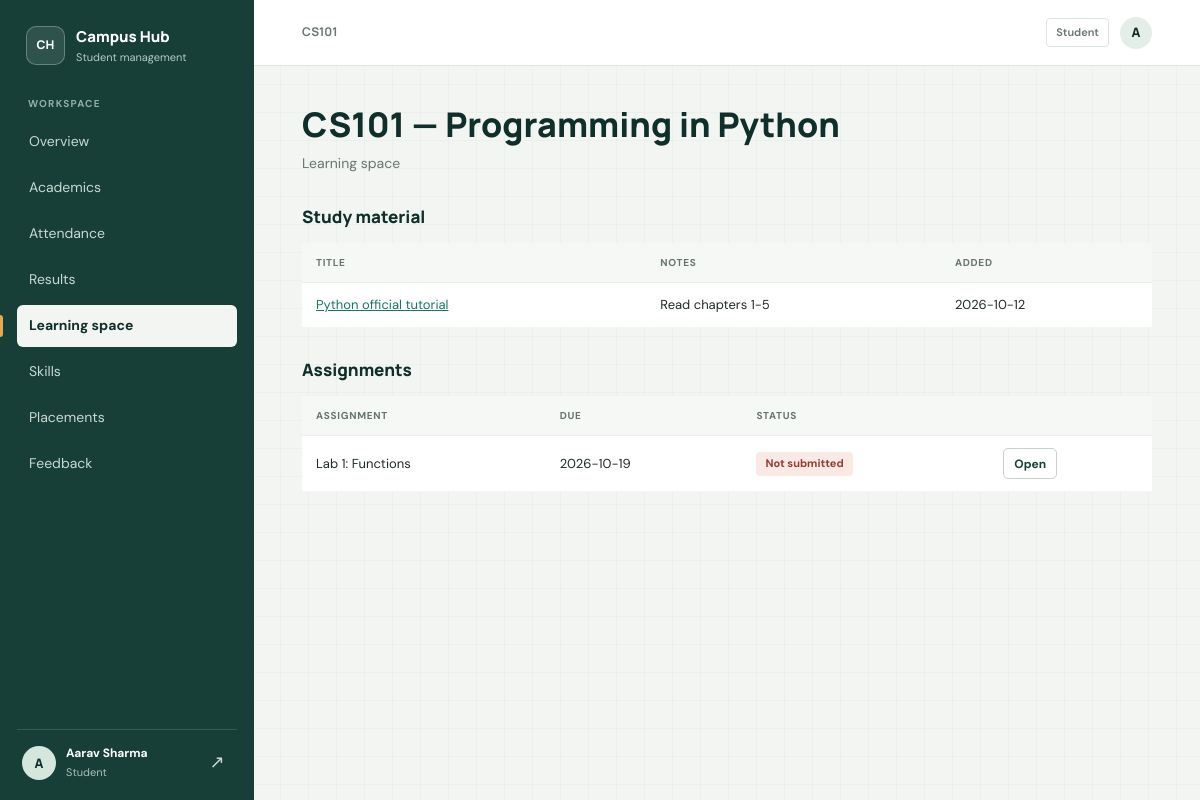
Page /lms/1 (signed in) on the committed database.
### tables this page shows
CREATE TABLE users (
    id INTEGER PRIMARY KEY AUTOINCREMENT,
    name TEXT NOT NULL,
    email TEXT NOT NULL UNIQUE,
    password_hash TEXT NOT NULL,
    role TEXT NOT NULL CHECK (role IN ('admin','faculty','student')),
    roll_no TEXT,
    department TEXT
, session_version INTEGER NOT NULL DEFAULT 0);

CREATE TABLE courses (
    id INTEGER PRIMARY KEY AUTOINCREMENT,
    code TEXT NOT NULL UNIQUE,
    title TEXT NOT NULL,
    credits INTEGER NOT NULL DEFAULT 3,
    semester INTEGER NOT NULL DEFAULT 1,
    faculty_id INTEGER REFERENCES users(id) ON DELETE SET NULL
);

CREATE TABLE materials (
    id INTEGER PRIMARY KEY AUTOINCREMENT,
    course_id INTEGER NOT NULL REFERENCES courses(id) ON DELETE CASCADE,
    title TEXT NOT NULL,
    description TEXT,
    url TEXT,
    created_at TEXT NOT NULL DEFAULT CURRENT_TIMESTAMP
);

CREATE TABLE assignments (
    id INTEGER PRIMARY KEY AUTOINCREMENT,
    course_id INTEGER NOT NULL REFERENCES courses(id) ON DELETE CASCADE,
    title TEXT NOT NULL,
    description TEXT,
    due_date TEXT,
    max_marks INTEGER NOT NULL DEFAULT 10
);

### app.py (the view)
@app.route("/lms/<int:cid>")
@login_required()
def lms_course(cid):
    course = course_or_404(cid)
    if not can_access(course):
        abort(403)
    u = current_user()
    assignments = q("""SELECT a.*, s.id AS sub_id, s.grade, s.submitted_at,
                       (SELECT COUNT(*) FROM submissions WHERE assignment_id=a.id) AS sub_count
                       FROM assignments a
                       LEFT JOIN submissions s ON s.assignment_id=a.id AND s.student_id=?
                       WHERE a.course_id=? ORDER BY a.due_date""", (u["id"], cid))
    materials = q("SELECT * FROM materials WHERE course_id=? ORDER BY created_at DESC", (cid,))
    return render_template("lms_course.html", course=course, assignments=assignments,
                           materials=materials, manage=can_manage(course))

### app.py (called while the page is built)
def db():
    if "db" not in g:
        g.db = sqlite3.connect(DB_PATH)
        g.db.row_factory = sqlite3.Row
        g.db.execute("PRAGMA foreign_keys = ON")
    return g.db

def q(sql, args=(), one=False):
    cur = db().execute(sql, args)
    rows = cur.fetchall()
    cur.close()
    if one:
        return rows[0] if rows else None
    return rows

def current_user():
    if "user" not in g:
        uid = session.get("uid")
        user = q("SELECT * FROM users WHERE id=?", (uid,), one=True) if uid else None
        if user and session.get("session_version") != user["session_version"]:
            session.clear()
            user = None
        g.user = user
    return g.user

@app.context_processor
def inject_user():
    return {"me": current_user(), "today": date.today().isoformat()}

@app.before_request
def enforce_auth_entry():
    public_endpoints = {"static", "login", "signup", "forgot_password", "reset_password"}
    if request.endpoint == "static":
        return None
    user = current_user()
    if user and request.endpoint in {"login", "signup"}:
        return redirect(url_for("dashboard"))
    if user or request.endpoint in public_endpoints:
        return None
    return redirect(url_for("login"))

def login_required(*roles):
    def deco(fn):
        @wraps(fn)
        def wrapper(*a, **kw):
            user = current_user()
            if not user:
                return redirect(url_for("login"))
            if roles and user["role"] not in roles:
                abort(403)
            return fn(*a, **kw)
        return wrapper
    return deco

def course_or_404(course_id):
    course = q("SELECT * FROM courses WHERE id=?", (course_id,), one=True)
    if not course:
        abort(404)
    return course

def can_manage(course):
    u = current_user()
    return u["role"] == "admin" or (u["role"] == "faculty" and course["faculty_id"] == u["id"])

def can_access(course):
    u = current_user()
    if u["role"] == "student":
        return bool(q("SELECT 1 FROM enrollments WHERE student_id=? AND course_id=?",
                      (u["id"], course["id"]), one=True))
    return can_manage(course)

### templates/lms_course.html (shortened to what this page needs)
{% extends "base.html" %}{% block title %}{{ course.code }}{% endblock %}
{% block content %}
<h1>{{ course.code }} — {{ course.title }}</h1><p class="sub">Learning space</p>
<h2>Study material</h2>
{% if materials %}<table><tr><th>Title</th><th>Notes</th><th>Added</th></tr>
{% for m in materials %}<tr><td>{% if m.url %}<a href="{{ m.url }}" target="_blank" rel="noopener">{{ m.title }}</a>{% else %}{{ m.title }}{% endif %}</td><td>{{ m.description or '' }}</td><td>{{ m.created_at[:10] }}</td></tr>{% endfor %}</table>
{% else %}<div class="empty">No study material has been shared yet.</div>{% endif %}
<h2>Assignments</h2>
{% if assignments %}<table><tr><th>Assignment</th><th>Due</th><th>{{ 'Submissions' if manage else 'Status' }}</th><th></th></tr>
{% for a in assignments %}<tr><td>{{ a.title }}</td><td>{{ a.due_date or '—' }}</td>
<td>{% if manage %}{{ a.sub_count }}{% elif a.sub_id %}{% if a.grade is not none %}<span class="tag ok">Graded {{ a.grade|round(1) }}/{{ a.max_marks }}</span>{% else %}<span class="tag warn">Submitted</span>{% endif %}{% else %}<span class="tag bad">Not submitted</span>{% endif %}</td>
<td><a class="btn ghost small" href="{{ url_for('assignment', aid=a.id) }}">{{ 'Review' if manage else 'Open' }}</a></td></tr>{% endfor %}</table>
{% else %}<div class="empty">No assignments yet.</div>{% endif %}
{% endblock %}

### templates/base.html (shortened to what this page needs)
<!doctype html>
<html lang="en"><head><meta charset="utf-8">
<link rel="stylesheet" href="{{ url_for('static', filename='style.css') }}">
</head><body>
{% if me %}
<div class="layout">
<aside class="side" id="sidebar" aria-label="Main navigation">
  <a class="brand" href="{{ url_for('dashboard') }}">
    <span class="brand-mark" aria-hidden="true">CH</span>
    <span class="brand-copy"><strong>Campus Hub</strong><small>Student management</small></span>
  </a>
  <span class="nav-label">Workspace</span>
  <nav class="nav-links">
  {% set links = [('dashboard','Overview'),('courses','Academics'),('attendance','Attendance'),
     ('results','Results'),('lms','Learning space'),('skills','Skills'),('placements','Placements'),
     ('feedback','Feedback')] %}
  {% for ep,label in links %}
    {% set active = request.endpoint==ep or (ep=='courses' and request.endpoint=='roster') or (ep=='attendance' and request.endpoint=='attendance_mark') or (ep=='results' and request.endpoint=='results_enter') or (ep=='lms' and request.endpoint in ['lms_course','assignment']) or (ep=='placements' and request.endpoint=='applicants') %}
    <a href="{{ url_for(ep) }}" class="nav-link {{ 'on' if active }}" {% if active %}aria-current="page"{% endif %}>{{ label }}</a>
  {% endfor %}
  </nav>
  <div class="who">
    <span class="avatar" aria-hidden="true">{{ me.name[0]|upper }}</span>
    <span class="who-copy"><b>{{ me.name }}</b><small>{{ me.role|capitalize }}</small></span>
    <form method="post" action="{{ url_for('logout') }}"><input type="hidden" name="csrf_token" value="{{ csrf_token() }}"><button class="sign-out" type="submit" aria-label="Sign out">↗</button></form>
  </div>
</aside>
<div class="main-shell">
<header class="topbar">
  <div class="topbar-title">{{ self.title() }}</div>
  <div class="topbar-user"><span class="topbar-role">{{ me.role|capitalize }}</span><span class="avatar avatar-small" aria-hidden="true">{{ me.name[0]|upper }}</span></div>
</header>
<main class="page-content">
{% endif %}
{% block content %}{% endblock %}
</main>
{% if me %}</div>{% else %}</div>{% endif %}
</body></html>

### rows in the picture
users: name "A", name "Aarav Sharma", role "Student"
courses: code "CS101", title "Programming in Python"
materials: title "Python official tutorial", description "Read chapters 1-5", created_at "2026-10-12"
assignments: title "Lab 1: Functions", due_date "2026-10-19", value "Open"

### other values in the picture
{{ label }} "Overview" "Academics" "Attendance" "Results" "Learning space" "Skills" "Placements" "Feedback"
{{ 'Submissions' if manage else 'Status' }} "STATUS"
